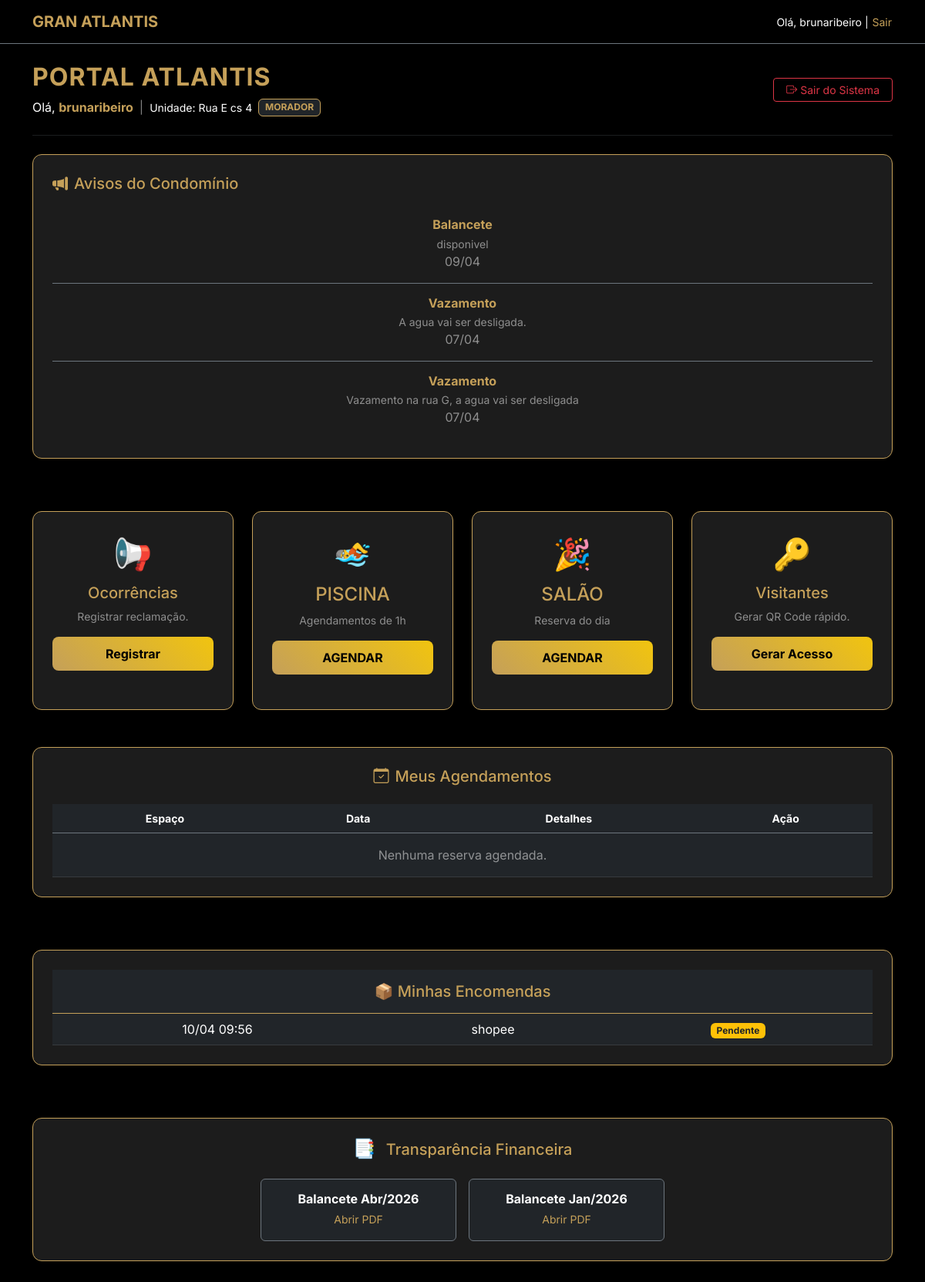
/ (signed in), run on the app's committed database.
### core/models.py (models this page shows, shortened)
class Usuario(AbstractUser):
    class Role(models.TextChoices):
        SINDICO = "SINDICO", "Síndico"
        PORTEIRO = "PORTEIRO", "Porteiro"
        MORADOR = "MORADOR", "Morador"
    role = models.CharField(max_length=20, choices=Role.choices, default=Role.MORADOR)
    casa_bloco = models.CharField("Unidade/Casa", max_length=10, blank=True, null=True)
    telefone = models.CharField(max_length=15, blank=True)

class Aviso(models.Model):
    titulo = models.CharField(max_length=200)
    conteudo = models.TextField()
    data_postagem = models.DateTimeField(auto_now_add=True)
    importante = models.BooleanField(default=False) # Para destacar em dourado

class Encomenda(models.Model):
    morador = models.ForeignKey(settings.AUTH_USER_MODEL, on_delete=models.CASCADE, related_name='encomendas')
    descricao = models.CharField(max_length=255, verbose_name="Descrição do Pacote")
    data_recebimento = models.DateTimeField(default=timezone.now)
    entregue = models.BooleanField(default=False)
    data_entrega = models.DateTimeField(null=True, blank=True)
    retirado_por = models.CharField(max_length=100, null=True, blank=True, help_text="Nome de quem buscou")
    porteiro_entrega = models.ForeignKey(
        settings.AUTH_USER_MODEL,
        on_delete=models.SET_NULL,
        null=True,
        blank=True,
        related_name='entregas_realizadas'
    )

class Balancete(models.Model):
    titulo = models.CharField(max_length=100)
    mes_referencia = models.DateField()
    arquivo = models.FileField(upload_to='balancetes/') # <-- Este é o campo do PDF
    data_upload = models.DateTimeField(auto_now_add=True)

### core/views.py (the view)
# urls.py: path('', views.dashboard, name='dashboard'),
@login_required
def dashboard(request):
    role_db = str(request.user.role).strip().upper() if request.user.role else "MORADOR"
    avisos = Aviso.objects.all().order_by('-data_postagem')
    balancetes = Balancete.objects.all().order_by('-mes_referencia')[:12]
    encomendas_gerais = Encomenda.objects.filter(entregue=False).select_related('morador').order_by('-data_recebimento')
    reservas_p_hoje = ReservaPiscina.objects.filter(data=date.today()).select_related('morador')
    reservas_s_hoje = ReservaSalao.objects.filter(data=date.today()).select_related('morador')
    context = {
        'user_role_fixed': role_db,
        'avisos': avisos,
        'balancetes': balancetes,
        'today': date.today(),
    }
    if role_db in ["PORTEIRO", "SINDICO", "SÍNDICO", "PORTARIA"] or request.user.is_staff:
        context['encomendas'] = encomendas_gerais
        context['visitas'] = Visitante.objects.all().order_by('-data_visita')[:10]
        context['reservas_piscina_hoje'] = reservas_p_hoje
        context['reservas_salao_hoje'] = reservas_s_hoje
        context['ocorrencias'] = Ocorrencia.objects.all().order_by('-data_registro')
    else:
        context['encomendas'] = Encomenda.objects.filter(morador=request.user, entregue=False)
        context['visitas'] = Visitante.objects.all().order_by('-data_visita')[:5]
        context['minhas_reservas_piscina'] = ReservaPiscina.objects.filter(morador=request.user, data__gte=date.today())
        context['minhas_reservas_salao'] = ReservaSalao.objects.filter(morador=request.user, data__gte=date.today())
        context['ocorrencias'] = Ocorrencia.objects.filter(morador=request.user).order_by('-data_registro')
    return render(request, 'core/dashboard.html', context)

### core/templates/core/dashboard.html (shortened to what this page needs)
{% extends 'base.html' %}
{% block content %}
<div class="row mb-4 align-items-center">
    <div class="col-md-8">
        <h2 style="color: var(--gold-logo); font-weight: bold; letter-spacing: 1px; text-transform: uppercase;">PORTAL ATLANTIS</h2>
        <div class="d-flex flex-wrap align-items-center gap-2">
            <span class="text-white">Olá, <span class="text-gold fw-bold">{{ user.username }}</span></span>
            <span class="text-white-50">|</span>
            <span class="text-white small">Unidade: {{ user.casa_bloco|default:"Administração" }}</span>
            <span class="badge bg-dark border border-gold text-gold">{{ user_role_fixed }}</span>
        </div>
    </div>
    <div class="col-md-4 text-md-end mt-3 mt-md-0">
        <form action="{% url 'logout' %}" method="post">
            <button type="submit" class="btn btn-outline-danger btn-sm px-3 shadow-sm">
                <i class="bi bi-box-arrow-right"></i> Sair do Sistema
            </button>
        </form>
    </div>
</div>
<hr class="border-secondary mb-4">
<div class="row mb-5">
    <div class="col-12">
        <div class="card-atlantis border-gold shadow p-4">
            <h5 class="text-gold mb-3 text-start"><i class="bi bi-megaphone-fill me-2"></i>Avisos do Condomínio</h5>
            <div class="list-group list-group-flush bg-transparent">
                {% for aviso in avisos %}
                <div class="list-group-item bg-transparent text-white border-secondary px-0 py-3 text-center">
                    <h6 class="mb-1 text-gold fw-bold">{{ aviso.titulo }}</h6>
                    <p class="mb-0 text-white-50 small">{{ aviso.conteudo }}</p>
                    <span class="text-white-50 x-small">{{ aviso.data_postagem|date:"d/m" }}</span>
                </div>
                {% empty %}
                <p class="text-center text-white-50 py-3">Nenhum comunicado no momento.</p>
                {% endfor %}
            </div>
        </div>
    </div>
</div>
{% if user_role_fixed == "SINDICO" %}
    <div class="row g-3 mb-4">
        <div class="col-md-4">
            <div class="card-atlantis h-100 border-gold text-center p-3">
                <div class="fs-2 mb-2">👔</div>
                <h6 class="text-gold">Gestão de Equipe</h6>
                <a href="{% url 'core:cadastrar_funcionario' %}" class="btn btn-atlantis btn-sm w-100 mt-2">Novo Funcionário</a>
            </div>
        </div>
        <div class="col-md-4">
            <div class="card-atlantis h-100 border-gold text-center p-3">
                <div class="fs-2 mb-2">📢</div>
                <h6 class="text-gold">Mural de Avisos</h6>
                <a href="{% url 'core:criar_aviso' %}" class="btn btn-atlantis btn-sm w-100 mt-2">Novo Aviso</a>
            </div>
        </div>
        <div class="col-md-4">
            <div class="card-atlantis h-100 border-gold text-center p-3">
                <div class="fs-2 mb-2">🏢</div>
                <h6 class="text-gold">Financeiro</h6>
                <a href="{% url 'core:enviar_balancete' %}" class="btn btn-atlantis btn-sm w-100 mt-2">Enviar Balancete</a>
            </div>
        </div>
    </div>
    {% include 'core/includes/tabela_encomendas_portaria.html' %}
{% else %}
    <div class="row g-4 mb-5">
        <div class="col-md-3">
            <div class="card-atlantis h-100 border-gold shadow text-center p-4">
                <div class="fs-1 mb-2">📢</div>
                <h5 class="text-gold">Ocorrências</h5>
                <p class="small text-white-50">Registrar reclamação.</p>
                <a href="{% url 'core:minhas_ocorrencias' %}" class="btn btn-atlantis mt-auto w-100">Registrar</a>
            </div>
        </div>
        <div class="col-md-3">
            <div class="card-atlantis h-100 shadow border-gold p-4 text-center">
                <div class="fs-1 mb-2">🏊</div>
                <h4 class="text-gold">PISCINA</h4>
                <p class="text-white-50 small">Agendamentos de 1h</p>
                <a href="{% url 'core:agendar_piscina' %}" class="btn btn-atlantis w-100 mt-auto">AGENDAR</a>
            </div>
        </div>
        <div class="col-md-3">
            <div class="card-atlantis h-100 shadow border-gold p-4 text-center">
                <div class="fs-1 mb-2">🎉</div>
                <h4 class="text-gold">SALÃO</h4>
                <p class="text-white-50 small">Reserva do dia</p>
                <a href="{% url 'core:agendar_salao' %}" class="btn btn-atlantis w-100 mt-auto">AGENDAR</a>
            </div>
        </div>
        <div class="col-md-3">
            <div class="card-atlantis h-100 border-gold shadow text-center p-4">
                <div class="fs-1 mb-2">🔑</div>
                <h5 class="text-gold">Visitantes</h5>
                <p class="small text-white-50">Gerar QR Code rápido.</p>
                <a href="{% url 'core:agendar_visita' %}" class="btn btn-atlantis mt-auto w-100">Gerar Acesso</a>
            </div>
        </div>
    </div>
    <div class="row mb-5">
        <div class="col-12">
            <div class="card-atlantis border-gold shadow p-4">
                <h5 class="text-gold mb-4"><i class="bi bi-calendar-check me-2"></i>Meus Agendamentos</h5>
                <div class="table-responsive">
                    <table class="table table-dark table-hover align-middle mb-0 text-center">
                        <thead>
                            <tr class="text-gold small border-secondary">
                                <th>Espaço</th>
                                <th>Data</th>
                                <th>Detalhes</th>
                                <th>Ação</th>
                            </tr>
                        </thead>
                        <tbody>
                            {% if not minhas_reservas_piscina and not minhas_reservas_salao %}
                            <tr><td colspan="4" class="py-3 text-white-50">Nenhuma reserva agendada.</td></tr>
                            {% endif %}
                        </tbody>
                    </table>
                </div>
            </div>
        </div>
    </div>
    <div id="minhas-encomendas" class="row mb-5">
        <div class="col-12">
            <div class="card-atlantis border-gold shadow p-0 overflow-hidden">
                <div class="p-3 bg-dark border-bottom border-gold text-gold text-center">
                    <h5 class="mb-0">📦 Minhas Encomendas</h5>
                </div>
                <table class="table table-dark table-hover mb-0 text-center">
                    <tbody>
                        {% for enc in encomendas %}
                            <tr>
                                <td>{{ enc.data_recebimento|date:"d/m H:i" }}</td>
                                <td>{{ enc.descricao }}</td>
                                <td><span class="badge bg-warning text-dark">Pendente</span></td>
                            </tr>
                        {% empty %}
                        <tr><td colspan="3" class="py-4 text-white-50">Nada pendente.</td></tr>
                        {% endfor %}
                    </tbody>
                </table>
            </div>
        </div>
    </div>
{% endif %}
<div class="row mb-5 mt-4">
    <div class="col-12">
        <div class="card-atlantis border-gold shadow p-4 text-center">
            <h5 class="text-gold mb-4">
                <span class="fs-4 me-2">📑</span> Transparência Financeira
            </h5>
            <div class="row g-3 justify-content-center">
                {% for b in balancetes %}
                <div class="col-md-3">
                    <a href="{{ b.arquivo.url }}" target="_blank" class="text-decoration-none">
                        <div class="p-3 rounded border border-secondary bg-dark shadow-hover card-finance">
                            <h6 class="text-white fw-bold mb-1">Balancete {{ b.mes_referencia|date:"M/Y" }}</h6>
                            <small class="text-gold">Abrir PDF</small>
                        </div>
                    </a>
                </div>
                {% empty %}
                <p class="text-white-50 small">Nenhum balancete disponível.</p>
                {% endfor %}
            </div>
        </div>
    </div>
</div>
{% endblock %}

### core/templates/base.html (shortened to what this page needs)
{% load static %}
<!DOCTYPE html>
<html lang="pt-br">
<head>
    <link href="https://cdn.jsdelivr.net/npm/bootstrap@5.3.0/dist/css/bootstrap.min.css" rel="stylesheet">
    <link rel="stylesheet" href="https://cdn.jsdelivr.net/npm/bootstrap-icons@1.11.3/font/bootstrap-icons.min.css">
</head>
<body>
    <nav class="navbar navbar-dark bg-black border-bottom border-secondary mb-4">
        <div class="container">
            <a class="navbar-brand text-gold fw-bold" href="{% url 'core:dashboard' %}">GRAN ATLANTIS</a>
            {% if user.is_authenticated %}
    <span class="text-white small">Olá, {{ user.username }} |
        <form action="{% url 'logout' %}" method="post" style="display: inline;">
            <button type="submit" class="btn btn-link text-gold text-decoration-none p-0 m-0" style="font-size: 0.875rem; vertical-align: baseline;">
                Sair
            </button>
        </form>
    </span>
{% endif %}
    </nav>
    <div class="container">
        {% block content %}
        {% endblock %}
    </div>
</body>
</html>

### core/templates/base.html (style rules this page uses)
:root { --bg-dark: #000000; --bg-card: #1c1c1c; --gold-logo: #d4af37; --text-white: #ffffff; --border-grey: #444444; }
body { background-color: var(--bg-dark) !important; color: var(--text-white) !important; font-family: 'Inter', sans-serif; margin: 0; }
.card-atlantis { background-color: var(--bg-card) !important; border: 1px solid var(--gold-logo) !important; border-radius: 12px !important; padding: 25px !important; margin-bottom: 20px; text-align: center; box-shadow: 0 4px 15px rgba(212, 175, 55, 0.1); }
h2, h3, h4, h5, p, span, small, label, .text-muted { color: var(--text-white) !important; opacity: 1 !important; }
.text-gold, h2, h5 { color: var(--gold-logo) !important; }
.btn-atlantis { background: linear-gradient(45deg, var(--gold-logo), #f1c40f) !important; color: #000000 !important; font-weight: bold !important; padding: 10px 20px !important; border-radius: 8px !important; text-decoration: none !important; display: block; width: 100%; margin-top: 15px; }

### core/templates/core/dashboard.html (style rules this page uses)
:root { --gold-logo: #c5a059; }
.text-gold { color: var(--gold-logo); }
.border-gold { border-color: var(--gold-logo) !important; }
.card-atlantis { background: #1a1a1a; border-radius: 12px; border: 1px solid transparent; }
.btn-atlantis { background-color: var(--gold-logo); color: #000; font-weight: bold; border: none; }

### data on the page
Usuario: username "brunaribeiro", casa_bloco "Rua E cs 4", role "MORADOR"
Aviso: titulo "Balancete", conteudo "disponivel", data_postagem "09/04"
Aviso: titulo "Vazamento", conteudo "A agua vai ser desligada.", data_postagem "07/04"
Aviso: titulo "Vazamento", conteudo "Vazamento na rua G, a agua vai ser desligada", data_postagem "07/04"
Encomenda: data_recebimento "10/04 09:56", descricao "shopee"
Balancete: mes_referencia "Abr/2026"
Balancete: mes_referencia "Jan/2026"
